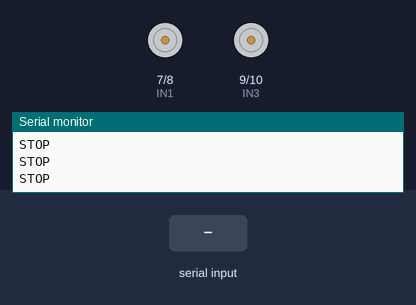
Bench run of a sketch on a simulated Arduino Uno, built with avr-gcc and run on an emulated ATmega328P. Parts: motor-driver pin pairs drawn as motors (green arrow = first pin HIGH = forward, orange = second pin HIGH = backward, longer = more drive), the last lines printed to the serial monitor. The inputs (shaded band) are chosen by the test bench.

Above: at 1.2 s.
1.3 s: "F" received over the second serial link
At 2.3 s:
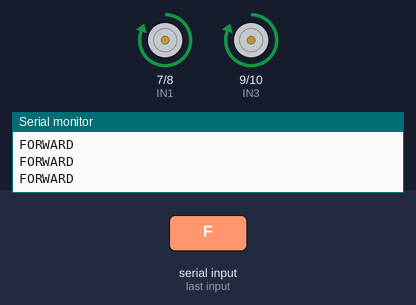
2.8 s: "B" received over the second serial link
At 3.7 s:
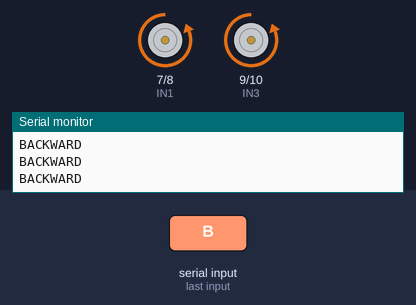
4.3 s: "L" received over the second serial link
At 5.0 s:
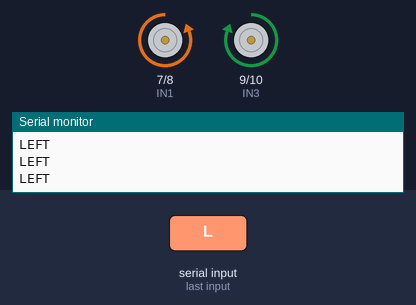
5.8 s: "R" received over the second serial link
At 6.5 s:
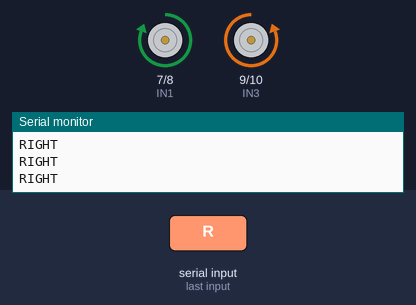
Timing chart, 0 to 8.3 s (numbered marks = the images above; inputs shaded):
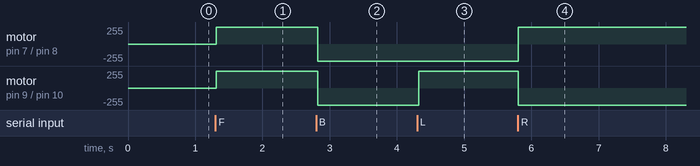

The sketch:

4_WHEEL_ROBOTIC_CAR_USING_ARDUINO.ino
```cpp
#include <SoftwareSerial.h>

// =====================================
// L298N MOTOR DRIVER PINS
// =====================================
// IN1 & IN2 control Left side motors
// IN3 & IN4 control Right side motors
#define IN1 7
#define IN2 8
#define IN3 9
#define IN4 10

// =====================================
// HC-05 BLUETOOTH PINS
// HC-05 TX -> Arduino D2
// HC-05 RX -> Arduino D3
// =====================================
SoftwareSerial Bluetooth(2, 3);

// =====================================
// GLOBAL VARIABLES
// =====================================
char command = 'S'; // Default state is STOP

// =====================================
// SETUP
// =====================================
void setup() {
  // Initialize serial communications at 9600 baud
  Serial.begin(9600);
  Bluetooth.begin(9600);

  // Set motor control pins as outputs
  pinMode(IN1, OUTPUT);
  pinMode(IN2, OUTPUT);
  pinMode(IN3, OUTPUT);
  pinMode(IN4, OUTPUT);

  // Ensure the car is stationary at boot
  stopCar();

  Serial.println("4 Wheel Robotic Car Ready");
  Bluetooth.println("Robotic Car Ready");
}

// =====================================
// MAIN LOOP
// =====================================
void loop() {
  // Check if any data is coming from the Bluetooth module
  if (Bluetooth.available()) {
    command = Bluetooth.read();
    Serial.print("Command Received: ");
    Serial.println(command);
  }

  // Execute direction based on the current command
  switch (command) {
    case 'F': case 'f': forward();  break;
    case 'B': case 'b': backward(); break;
    case 'L': case 'l': left();     break;
    case 'R': case 'r': right();    break;
    case 'S': case 's': stopCar();  break;
    default:            stopCar();  break;
  }

  delay(30); // Tiny delay to keep serial buffer stable
}

// =====================================
// DIRECTION FUNCTIONS
// =====================================

void forward() {
  digitalWrite(IN1, HIGH);
  digitalWrite(IN2, LOW);
  digitalWrite(IN3, HIGH);
  digitalWrite(IN4, LOW);
  Serial.println("FORWARD");
}

void backward() {
  digitalWrite(IN1, LOW);
  digitalWrite(IN2, HIGH);
  digitalWrite(IN3, LOW);
  digitalWrite(IN4, HIGH);
  Serial.println("BACKWARD");
}

/*
 NOTE ON TURNING:
 If your car goes RIGHT when you press LEFT, simply swap the
 HIGH and LOW values between the left() and right() functions below.
*/

void left() {
  // Left wheels go backward, Right wheels go forward -> Sharp Left Turn
  digitalWrite(IN1, LOW);
  digitalWrite(IN2, HIGH);
  digitalWrite(IN3, HIGH);
  digitalWrite(IN4, LOW);
  Serial.println("LEFT");
}

void right() {
  // Left wheels go forward, Right wheels go backward -> Sharp Right Turn
  digitalWrite(IN1, HIGH);
  digitalWrite(IN2, LOW);
  digitalWrite(IN3, LOW);
  digitalWrite(IN4, HIGH);
  Serial.println("RIGHT");
}

void stopCar() {
  // Cut power to all motors
  digitalWrite(IN1, LOW);
  digitalWrite(IN2, LOW);
  digitalWrite(IN3, LOW);
  digitalWrite(IN4, LOW);
  Serial.println("STOP");
}
```

Measured:
- after the input at 1.3 s, motor on pin 7 (IN1) / pin 8 (IN2), motor on pin 9 (IN3) / pin 10 (IN4): stopped → forward 255/255 at once
- after the input at 2.8 s, motor on pin 7 (IN1) / pin 8 (IN2), motor on pin 9 (IN3) / pin 10 (IN4): forward 255/255 → backward 255/255 at once
- after the input at 4.3 s, motor on pin 9 (IN3) / pin 10 (IN4): backward 255/255 → forward 255/255 at once
- after the input at 5.8 s, motor on pin 7 (IN1) / pin 8 (IN2): backward 255/255 → forward 255/255 at once; motor on pin 9 (IN3) / pin 10 (IN4): forward 255/255 → backward 255/255 at once
